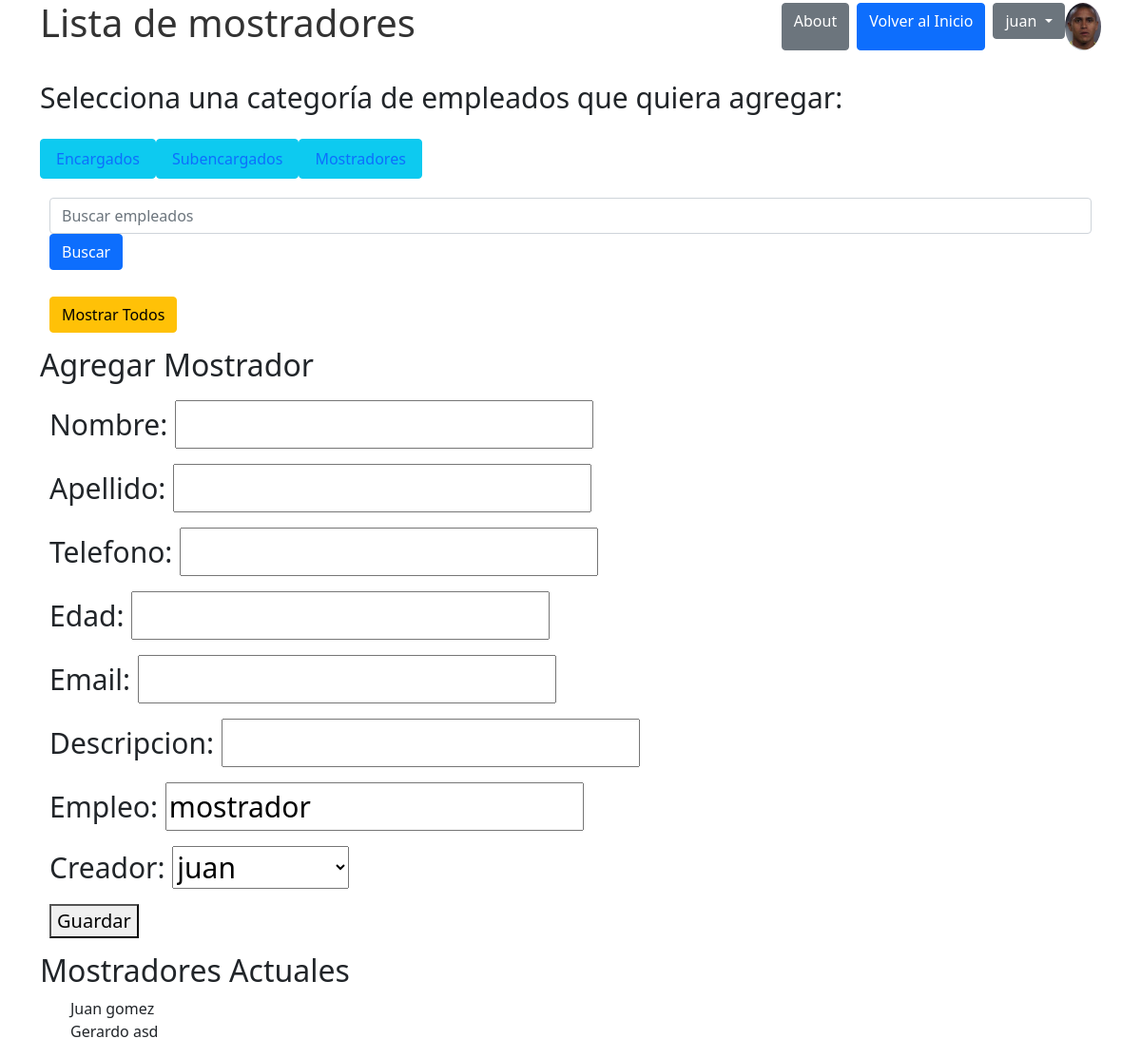
Page /empleados/mostradores/ (signed in) on the earlier database version.
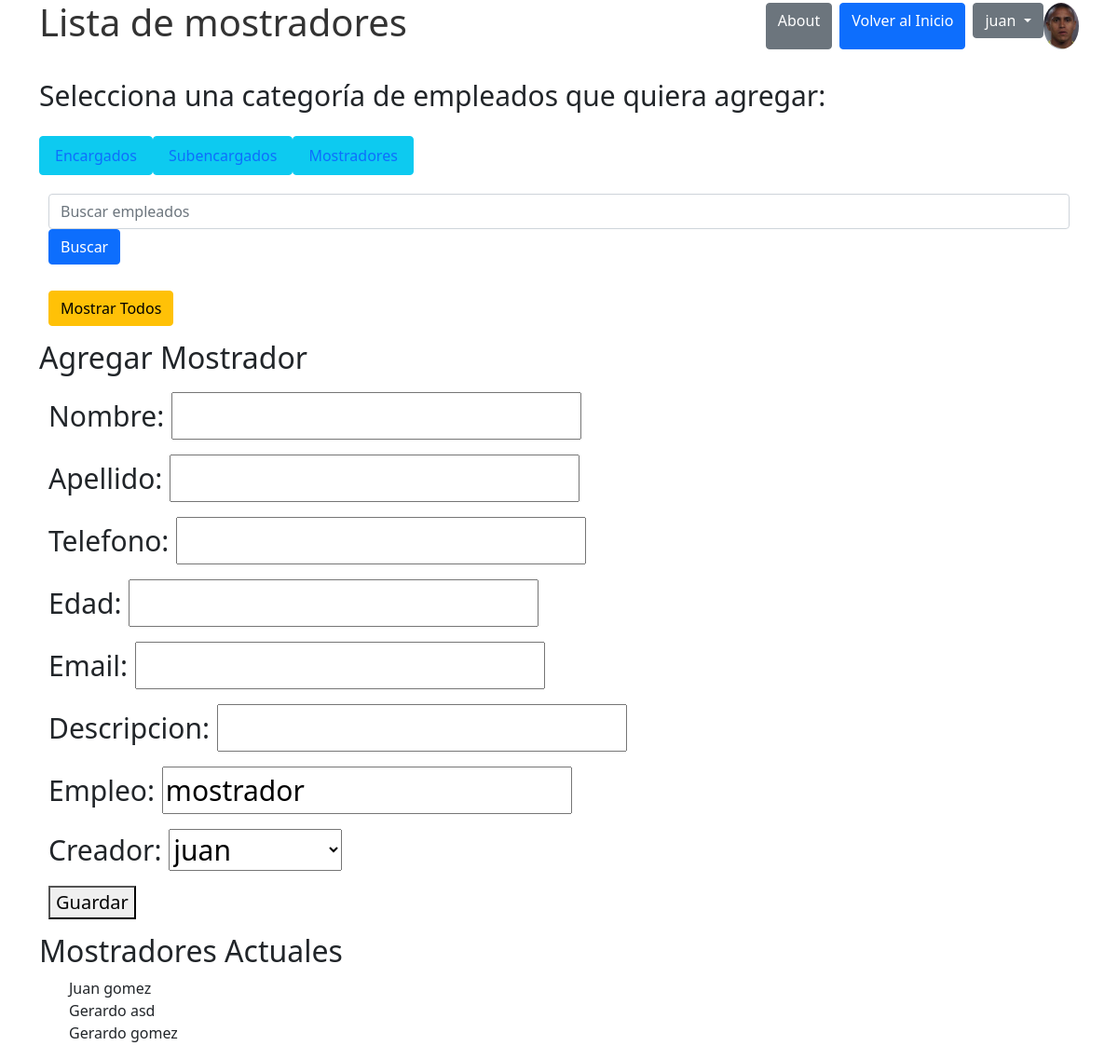
Same page on the later database version.
### empleados/models.py (models this page shows)
class mostrador(models.Model):
    Nombre = models.CharField(max_length=64)
    Apellido = models.CharField(max_length=64)
    telefono = models.CharField(max_length=20)
    edad = models.IntegerField()
    email = models.EmailField()
    descripcion = models.CharField(max_length=100)
    empleo = models.CharField(max_length=64, default='mostrador')
    creador = models.ForeignKey(User, on_delete=models.SET_NULL, null=True)

### empleados/views.py (the view)
# urls.py: path('mostradores/', views.mostradores, name='mostradores'),
@login_required
def mostradores(request):
    if request.method == 'POST':
        form = MostradorForm(request.POST)
        if form.is_valid():
            nuevo_mostrador = form.save(commit=False)
            nuevo_mostrador.creador = request.user
            nuevo_mostrador.save()
            return redirect('mostradores')
    else:
        form = MostradorForm(initial={'creador': request.user})
    mostradores = mostrador.objects.all()
    return render(request, 'mostradores.html', {'mostradores': mostradores, 'form': form})

### empleados/forms.py (shortened to what this page needs)
class MostradorForm(BaseEmpleadoForm):
    class Meta:
        model = mostrador
        fields = '__all__'

### empleados/templates de empleados/mostradores.html (shortened to what this page needs)
{% extends 'base.html' %}
{% block content %}
  <h2>Agregar Mostrador</h2>
  <form method="post">
    {{ form.as_p }}
    <button type="submit">Guardar</button>
  </form>
  <h2>Mostradores Actuales</h2>
  <ul>
    {% for mostrador in mostradores %}
      <li>{{ mostrador.Nombre }} {{ mostrador.Apellido }}</li>
    {% endfor %}
  </ul>
{% endblock %}

Differences in the rows shown:
added mostrador: Nombre "Gerardo", Apellido "gomez"
